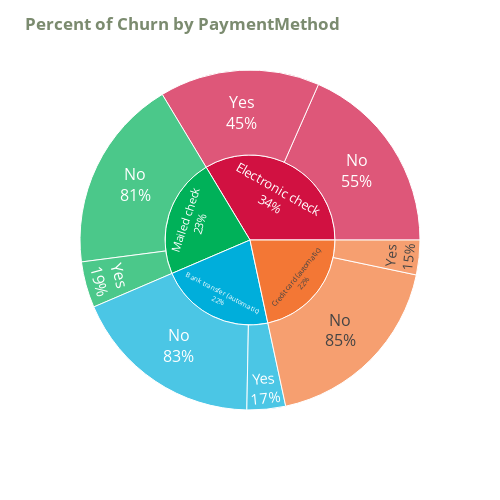

The notebook cell this image was saved under:
### Markdown cell above
From the chart below, interestingly, all form of Payment has the tendency to not churn, **except those who use Electronic Checking**. 

Those who use electronic checking, has the balanced churn vs not churn.

### Code cell
plot_sunburst('PaymentMethod')

### Figure 1 — Plotly figure (JSON) as saved in the notebook; plotly's stock layout.template omitted (floating-point values rounded to 4 significant figures)
{"data": [{"branchvalues": "total", "domain": {"x": [0, 1], "y": [0, 1]}, "hovertemplate": "labels=%{label}<br>count=%{value}<br>parent=%{parent}<br>id=%{id}<extra></extra>", "ids": ["Bank transfer (automatic)/No", "Credit card (automatic)/No", "Electronic check/No", "Mailed check/No", "Bank transfer (automatic)/Yes", "Credit card (automatic)/Yes", "Electronic check/Yes", "Mailed check/Yes", "Bank transfer (automatic)", "Credit card (automatic)", "Electronic check", "Mailed check"], "labels": ["No", "No", "No", "No", "Yes", "Yes", "Yes", "Yes", "Bank transfer (automatic)", "Credit card (automatic)", "Electronic check", "Mailed check"], "name": "", "parents": ["Bank transfer (automatic)", "Credit card (automatic)", "Electronic check", "Mailed check", "Bank transfer (automatic)", "Credit card (automatic)", "Electronic check", "Mailed check", "", "", "", ""], "textfont": {"size": 16}, "textinfo": "label+percent parent", "type": "sunburst", "values": [1284, 1289, 1294, 1296, 258, 232, 1071, 308, 1542, 1521, 2365, 1604]}], "layout": {"height": 500, "legend": {"tracegroupgap": 0}, "margin": {"t": 60}, "sunburstcolorway": ["#d11141", "#00b159", "#00aedb", "#f37735", "#ffc425"], "title": {"text": "<b style=\"color:#7b8b6f;\">Percent of Churn by PaymentMethod</b>"}, "width": 500}}
